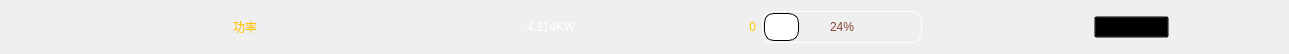
       <widget class="QWidget" name="widget_8" native="true">
        <property name="maximumSize">
         <size>
          <width>16777215</width>
          <height>45</height>
         </size>
        </property>
        <property name="styleSheet">
         <string notr="true">color: rgb(250,200,0);</string>
        </property>
        <layout class="QHBoxLayout" name="horizontalLayout_5">
         <item>
          <spacer name="horizontalSpacer_16">
           <property name="orientation">
            <enum>Qt::Horizontal</enum>
           </property>
           <property name="sizeHint" stdset="0">
            <size>
             <width>109</width>
             <height>20</height>
            </size>
           </property>
          </spacer>
         </item>
         <item>
          <widget class="QLabel" name="powItemLab">
           <property name="minimumSize">
            <size>
             <width>250</width>
             <height>0</height>
            </size>
           </property>
           <property name="maximumSize">
            <size>
             <width>64</width>
             <height>16777215</height>
            </size>
           </property>
           <property name="text">
            <string>功率</string>
           </property>
           <property name="alignment">
            <set>Qt::AlignCenter</set>
           </property>
          </widget>
         </item>
         <item>
          <spacer name="horizontalSpacer_17">
           <property name="orientation">
            <enum>Qt::Horizontal</enum>
           </property>
           <property name="sizeHint" stdset="0">
            <size>
             <width>110</width>
             <height>20</height>
            </size>
           </property>
          </spacer>
         </item>
         <item>
          <widget class="QLabel" name="powLab">
           <property name="minimumSize">
            <size>
             <width>130</width>
             <height>0</height>
            </size>
           </property>
           <property name="styleSheet">
            <string notr="true"/>
           </property>
           <property name="text">
            <string>&lt;html&gt;&lt;head/&gt;&lt;body&gt;&lt;p&gt;&lt;span style=&quot; color:#ffffff;&quot;&gt;4.114KW&lt;/span&gt;&lt;/p&gt;&lt;/body&gt;&lt;/html&gt;</string>
           </property>
           <property name="alignment">
            <set>Qt::AlignCenter</set>
           </property>
          </widget>
         </item>
         <item>
          <spacer name="horizontalSpacer_18">
           <property name="orientation">
            <enum>Qt::Horizontal</enum>
           </property>
           <property name="sizeHint" stdset="0">
            <size>
             <width>109</width>
             <height>20</height>
            </size>
           </property>
          </spacer>
         </item>
         <item>
          <widget class="QLabel" name="powMinLab">
           <property name="minimumSize">
            <size>
             <width>25</width>
             <height>0</height>
            </size>
           </property>
           <property name="text">
            <string>0</string>
           </property>
           <property name="alignment">
            <set>Qt::AlignRight|Qt::AlignTrailing|Qt::AlignVCenter</set>
           </property>
          </widget>
         </item>
         <item>
          <widget class="QProgressBar" name="powProBar">
           <property name="sizePolicy">
            <sizepolicy hsizetype="Fixed" vsizetype="Fixed">
             <horstretch>0</horstretch>
             <verstretch>0</verstretch>
            </sizepolicy>
           </property>
           <property name="minimumSize">
            <size>
             <width>160</width>
             <height>0</height>
            </size>
           </property>
           <property name="maximumSize">
            <size>
             <width>180</width>
             <height>16777215</height>
            </size>
           </property>
           <property name="styleSheet">
            <string notr="true">QProgressBar{border:1px solid #FFFFFF;
       height:30;
       background:transparent;
       text-align:center;
       color:rgb(134,68,54);
       border-radius:10px;}
  QProgressBar::chunk{
       border-radius:10px;
       border:1px solid black;
       background-color:white;
       margin:0.5px;}</string>
           </property>
           <property name="value">
            <number>24</number>
           </property>
           <property name="alignment">
            <set>Qt::AlignCenter</set>
           </property>
          </widget>
         </item>
         <item>
          <widget class="QLabel" name="label_7">
           <property name="minimumSize">
            <size>
             <width>50</width>
             <height>0</height>
            </size>
           </property>
           <property name="maximumSize">
            <size>
             <width>50</width>
             <height>16777215</height>
            </size>
           </property>
           <property name="text">
            <string/>
           </property>
          </widget>
         </item>
         <item>
          <spacer name="horizontalSpacer_19">
           <property name="orientation">
            <enum>Qt::Horizontal</enum>
           </property>
           <property name="sizeHint" stdset="0">
            <size>
             <width>110</width>
             <height>20</height>
            </size>
           </property>
          </spacer>
         </item>
         <item>
          <widget class="QPushButton" name="pushButton_2">
           <property name="minimumSize">
            <size>
             <width>75</width>
             <height>0</height>
            </size>
           </property>
           <property name="maximumSize">
            <size>
             <width>75</width>
             <height>16777215</height>
            </size>
           </property>
           <property name="styleSheet">
            <string notr="true">background-color: transparent;</string>
           </property>
           <property name="text">
            <string/>
           </property>
          </widget>
         </item>
         <item>
          <spacer name="horizontalSpacer_20">
           <property name="orientation">
            <enum>Qt::Horizontal</enum>
           </property>
           <property name="sizeHint" stdset="0">
            <size>
             <width>109</width>
             <height>20</height>
            </size>
           </property>
          </spacer>
         </item>
        </layout>
       </widget>
